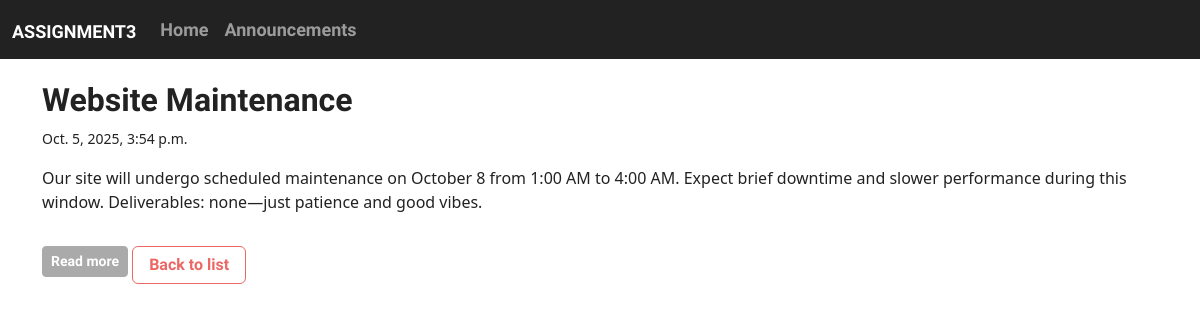
The page /announcements/2/ on the database its author committed.
### details/models.py (models this page shows, shortened)
class Announcement(models.Model):
    title = models.CharField(max_length=200)
    content = models.TextField()
    date_posted = models.DateTimeField(auto_now_add=True)

### details/views.py (the view)
# urls.py: path('announcements/<int:pk>/', views.announcement_detail, name='announcement_detail'),
def announcement_detail(request, pk):
    announcement = get_object_or_404(Announcement, pk=pk)
    return render(request, 'details/announcement_detail.html', {'announcement': announcement})

### details/templates/details/announcement_detail.html (shortened to what this page needs)
{% extends 'details/base.html' %}
{% block content %}
<h2>{{ announcement.title }}</h2>
<p><small>{{ announcement.date_posted }}</small></p>
<p id="short-content">{{ announcement.content|truncatechars:200 }}</p>
<button id="toggle-btn" class="btn btn-secondary btn-sm mt-2">Read more</button>
<a href="/announcements/" class="btn btn-outline-primary mt-3">Back to list</a>
{% endblock %}

### rows shown on the page
Announcement: title "Website Maintenance", date_posted "Oct. 5, 2025, 3:54 p.m.", content "Our site will undergo scheduled maintenance on October 8 from 1:00 AM to 4:00 AM. Expect brief downtime and slower performance during this window. Deliverables: none—just patience and good vibes."
